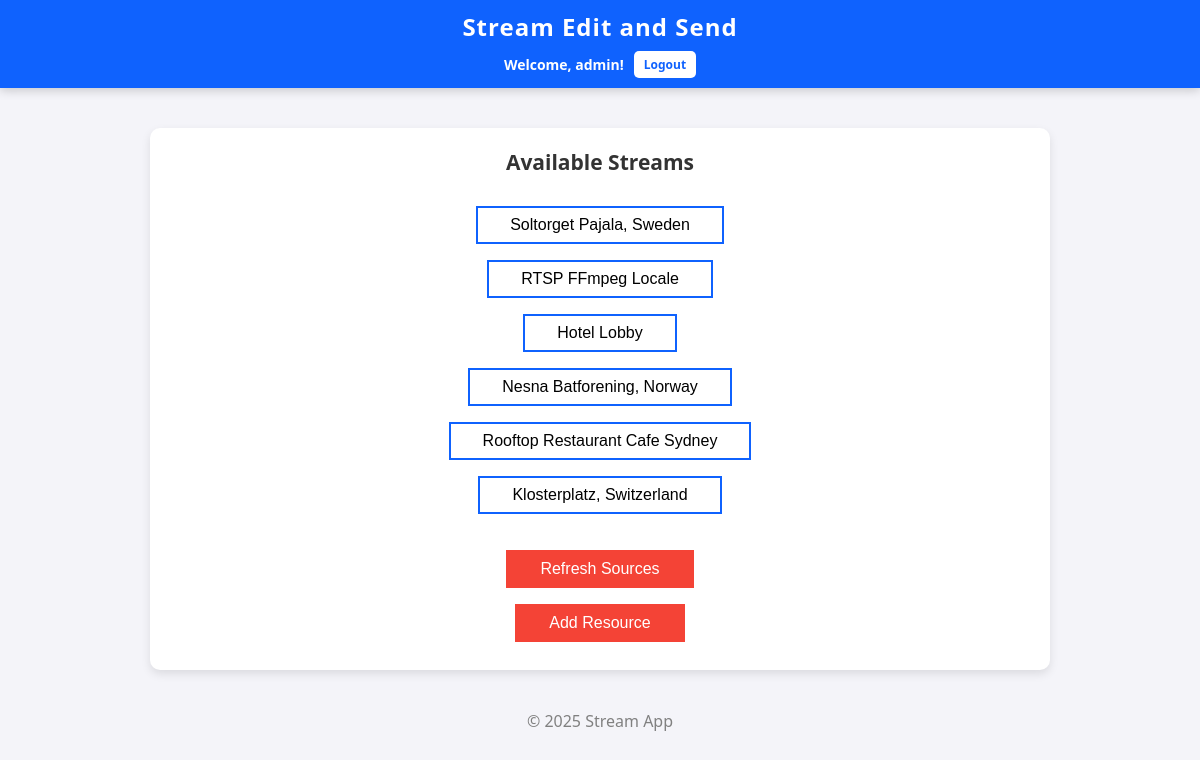
The page / (signed in) on the database as committed earlier.
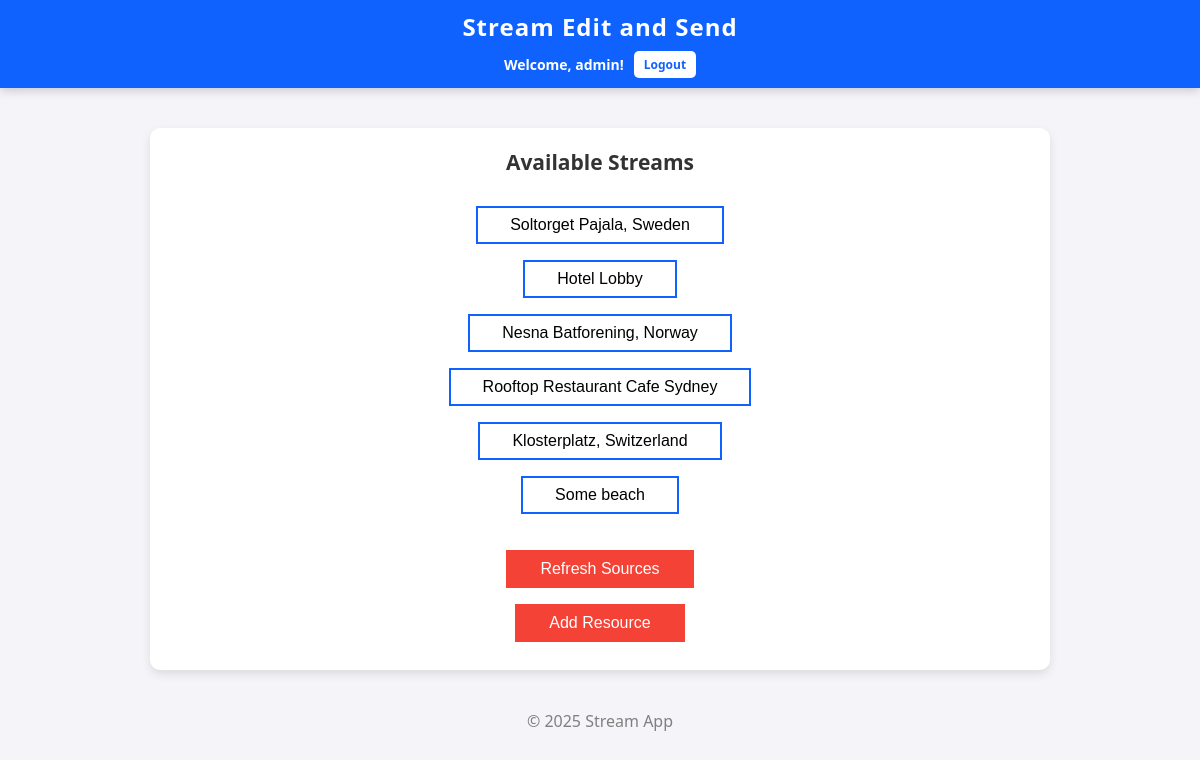
The same page on the database as committed later.
### video_app/models.py (models this page shows, shortened)
class VideoSource(models.Model):
    user = models.ForeignKey(User, on_delete=models.CASCADE, null=True, blank=True)
    name = models.CharField(max_length=255)
    url = models.URLField()
    source_type = models.CharField(
        max_length=10,
        choices=[('rtsp', 'RTSP'), ('mjpg', 'MJPG')],
        default='rtsp'
    )

### video_app/views.py (the view)
# urls.py: path('', index, name='index'),
@login_required
def index(request):
    sources = VideoSource.objects.filter(user=request.user)
    return render(request, 'index.html', {'sources': sources})

### video_app/templates/index.html (shortened to what this page needs)
<!DOCTYPE html>
<html lang="en">
<head>
    {% load static %}
    <link rel="stylesheet" href="{% static 'style.css' %}">
</head>
<body>
<header>
    <h1>Stream Edit and Send</h1>
    <div class="user-auth-section">
        {% if user.is_authenticated %}
            <span>Welcome, {{ user.username }}!</span>
            <a href="{% url 'logout' %}" class="auth-bt">Logout</a>
        {% else %}
            <a href="{% url 'login' %}" class="auth-bt">Login</a>
            <a href="{% url 'signup' %}" class="auth-bt">Sign Up</a>
        {% endif %}
    </div>
</header>
<div class="container">
    <h2 style="font-size: 21px">Available Streams</h2>
    <br>
    <div class="streams-list">
        {% for source in sources %}
            <div class="stream-item">
                <a href="{% url 'stream_view' source.id %}">
                    <button class="source-bt">{{ source.name }}</button>
                </a>
            </div>
        {% empty %}
            <p>No video sources available. Add some with the proper bottom.</p>
        {% endfor %}
    </div>
    <div style="margin-top: 20px;">
        <button class="source-bt refresh-bt" onclick="window.location.reload();">Refresh Sources</button>
    </div>
    <button class="source-bt refresh-bt" id="add-resource-btn">Add Resource</button>
</div>
<footer>&copy; 2025 Stream App</footer>
</body>
</html>

### video_app/static/style.css (style rules this page uses)
* { margin: 0; padding: 0; box-sizing: border-box; }
body { font-family: 'Segoe UI', Tahoma, Geneva, Verdana, sans-serif; background-color: #f4f4f9; color: #333; }
header { position: sticky; justify-content: space-between; top: 0; background-color: #0f62fe; color: white; padding: 10px 20px; z-index: 10; box-shadow: 0 2px 10px rgba(0, 0, 0, 0.2); text-align: center; }
header h1 { font-size: 24px; font-weight: bold; letter-spacing: 1px; text-align: center; }
.user-auth-section { margin-top: 8px; display: flex; justify-content: center; align-items: center; gap: 10px; flex-wrap: wrap; }
.user-auth-section span, .user-auth-section a { color: white; text-decoration: none; font-size: 14px; font-weight: bold; transition: opacity 0.3s ease; }
.user-auth-section a.auth-bt { background-color: white; color: #0f62fe; padding: 5px 10px; border-radius: 5px; text-decoration: none; font-size: 12px; }
.container { max-width: 900px; margin: 40px auto; background-color: white; padding: 20px; border-radius: 10px; box-shadow: 0 4px 10px rgba(0, 0, 0, 0.1); text-align: center; }
.source-bt { background-color: white; color: black; border: 2px solid #0f62fe; padding: 8px 32px; text-align: center; text-decoration: none; display: inline-block; font-size: 16px; margin: 8px 2px; transition-duration: 0.4s; cursor: pointer; }
.refresh-bt { background-color: #f44336; color: white; border: 2px solid #f44336; }
footer { margin-top: 30px; text-align: center; color: gray; }

Rows that differ between the two databases and show on the page:
removed VideoSource: name "RTSP FFmpeg Locale"
added VideoSource: name "Some beach"
